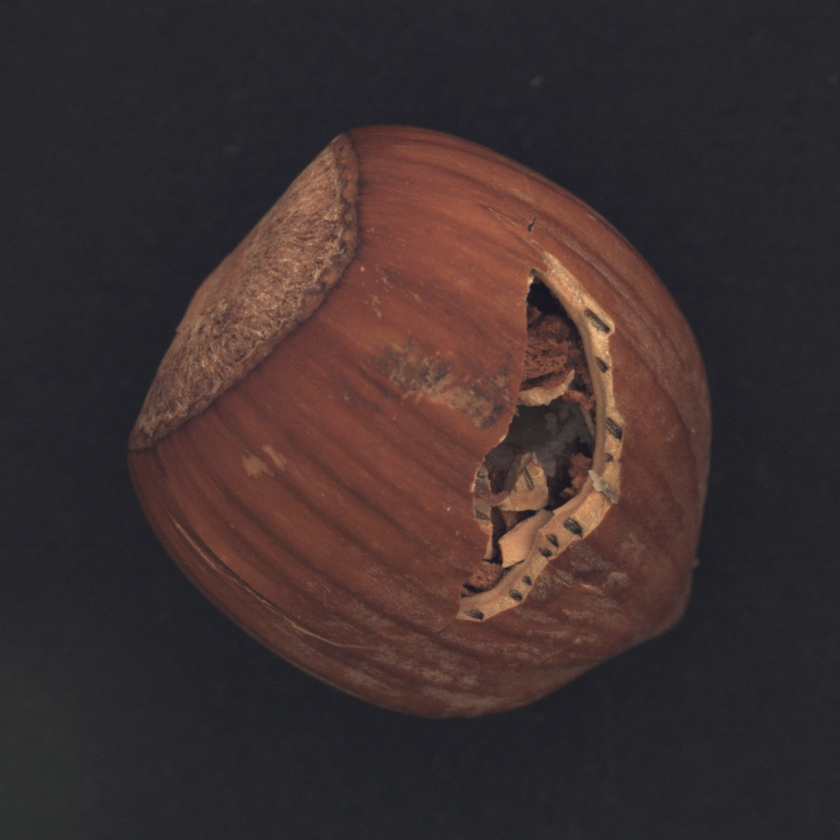
#> input picture HCLTech Hands-on + Assignments/Hands-on/Defect Seg Otsu/hazelnut.png, 840 x 840 px, shrunk from 1024 x 1024 before the run
$ python defectsegotsu.py
#> lines starting #> are read from the running program, lines starting #| are printed output that depends on the picture; after the words box and inside, x2 and y2 are one past the last pixel; in counts of white or black regions, pixels touching at a corner belong together
import cv2
import numpy as np
import matplotlib.pyplot as plt


image_path = "hazelnut.png"
img = cv2.imread(image_path, cv2.IMREAD_GRAYSCALE)
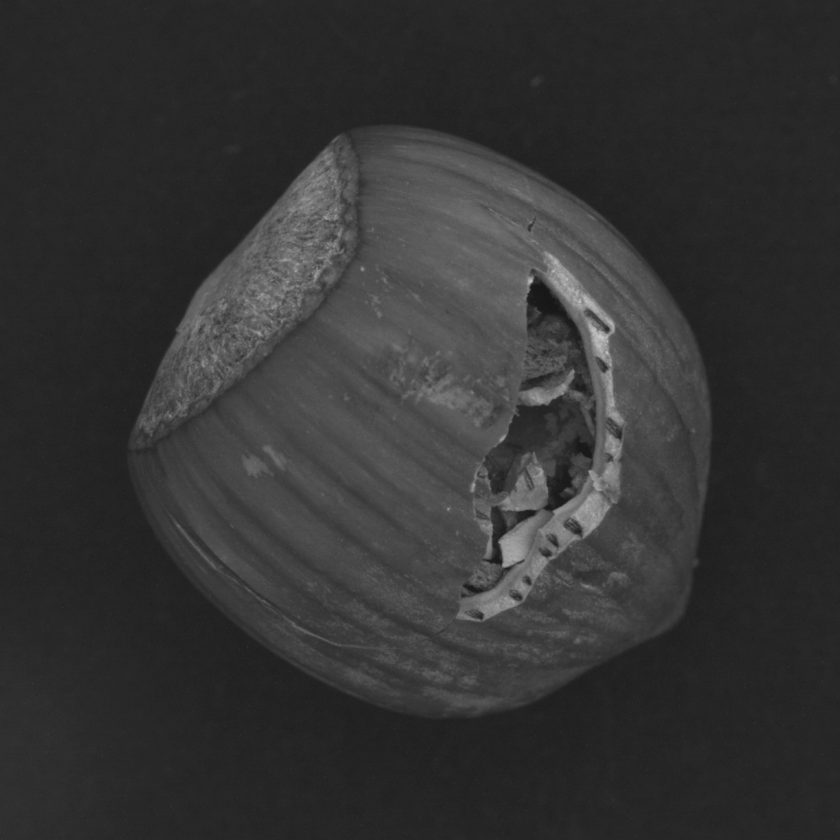
#> img: shape (840, 840); min 22, max 201, mean 52.1

_, otsu_thresh = cv2.threshold(img, 0, 255, cv2.THRESH_BINARY + cv2.THRESH_OTSU)
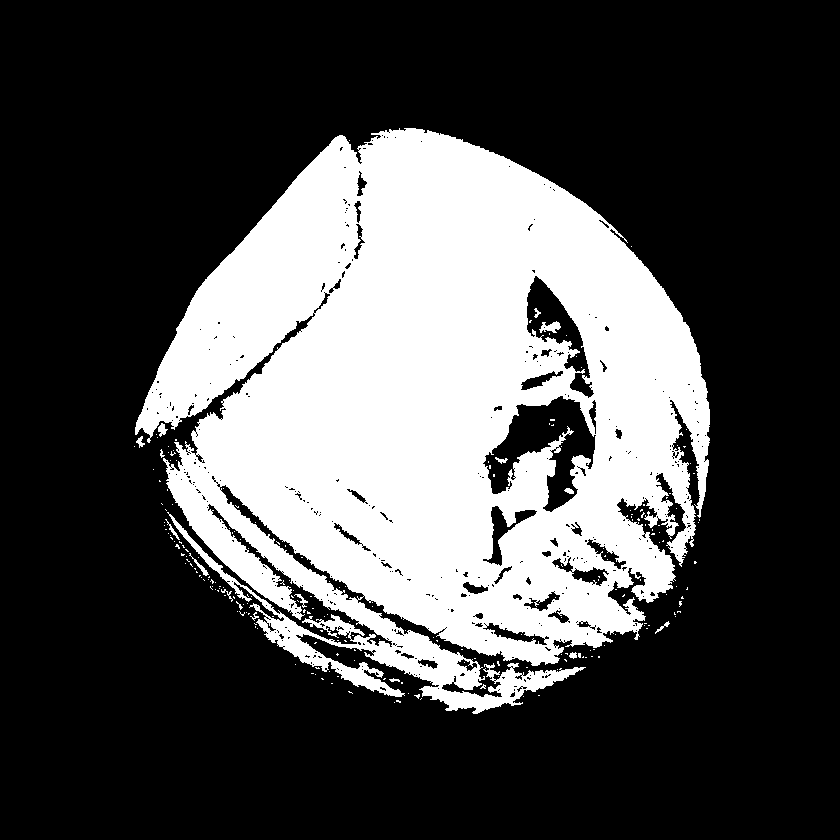
#> otsu_thresh: shape (840, 840); 29.9% white; 224 white regions (208 under 20 px), largest, box (x1, y1, x2, y2) and area: (135, 128, 710, 714) 209383, (539, 321, 561, 333) 152, (189, 553, 209, 576) 79

adaptive_mean = cv2.adaptiveThreshold(img, 255, cv2.ADAPTIVE_THRESH_MEAN_C,
                                      cv2.THRESH_BINARY, blockSize=25, C=10)
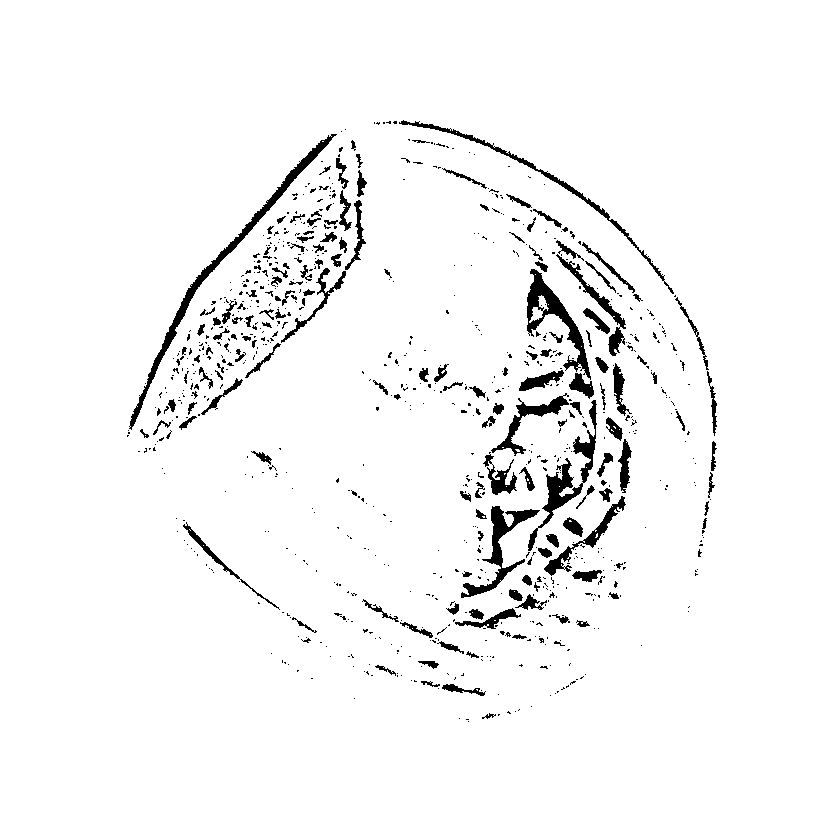
#> adaptive_mean: shape (840, 840); 96.1% white; 843 black regions (679 under 20 px), largest, box (x1, y1, x2, y2) and area: (129, 134, 337, 430) 2405, (527, 269, 591, 380) 1731, (528, 400, 597, 551) 1700

adaptive_gauss = cv2.adaptiveThreshold(img, 255, cv2.ADAPTIVE_THRESH_GAUSSIAN_C,
                                       cv2.THRESH_BINARY, blockSize=25, C=10)
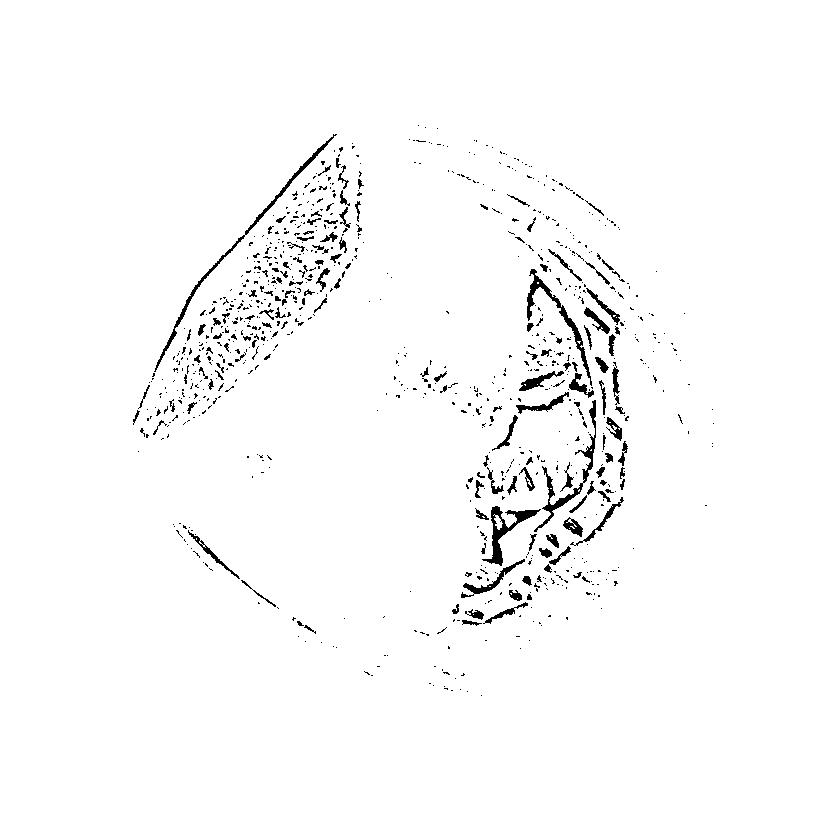
#> adaptive_gauss: shape (840, 840); 97.9% white; 887 black regions (742 under 20 px), largest, box (x1, y1, x2, y2) and area: (154, 134, 337, 372) 979, (534, 400, 596, 532) 843, (482, 506, 541, 566) 806


plt.figure(figsize=(12, 8))

plt.subplot(2, 2, 1)
plt.title("Original Image")
plt.imshow(img, cmap='gray')
plt.axis("off")

plt.subplot(2, 2, 2)
plt.title("Otsu Thresholding")
plt.imshow(otsu_thresh, cmap='gray')
plt.axis("off")

plt.subplot(2, 2, 3)
plt.title("Adaptive Mean Thresholding")
plt.imshow(adaptive_mean, cmap='gray')
plt.axis("off")

plt.subplot(2, 2, 4)
plt.title("Adaptive Gaussian Thresholding")
plt.imshow(adaptive_gauss, cmap='gray')
plt.axis("off")

plt.tight_layout()
plt.show()
